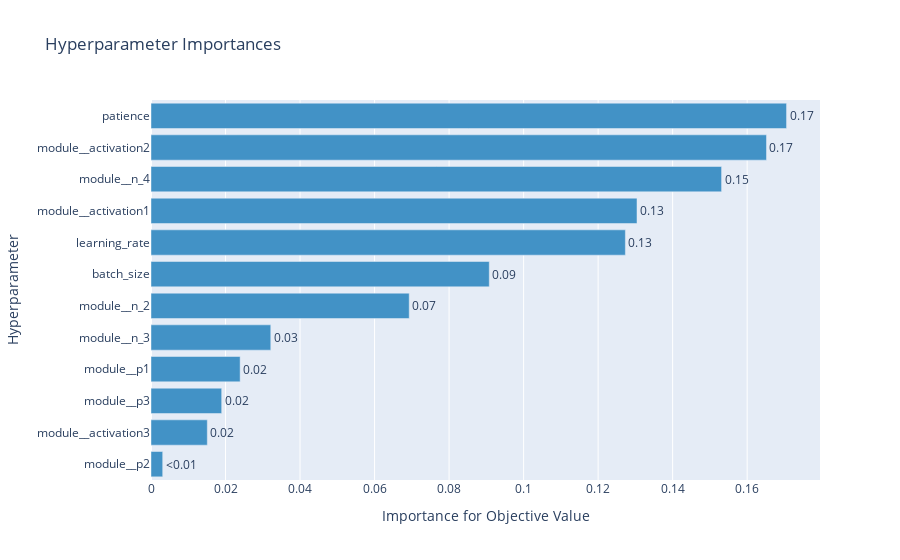

Notebook code for this chart:
### Code cell
optuna.visualization.plot_param_importances(study)

### Figure 1 — Plotly figure (JSON) as saved in the notebook; plotly's stock layout.template omitted (floating-point values rounded to 4 significant figures)
{"data": [{"cliponaxis": false, "hovertemplate": ["module__p2 (FloatDistribution): 0.0031400705482829885<extra></extra>", "module__activation3 (CategoricalDistribution): 0.015109458969633912<extra></extra>", "module__p3 (FloatDistribution): 0.018967698321550718<extra></extra>", "module__p1 (FloatDistribution): 0.023926545629739393<extra></extra>", "module__n_3 (IntDistribution): 0.03214441004322719<extra></extra>", "module__n_2 (IntDistribution): 0.06929702141185475<extra></extra>", "batch_size (IntDistribution): 0.09078533132254192<extra></extra>", "learning_rate (FloatDistribution): 0.12731465260206945<extra></extra>", "module__activation1 (CategoricalDistribution): 0.1304312082219121<extra></extra>", "module__n_4 (IntDistribution): 0.1531304340053122<extra></extra>", "module__activation2 (CategoricalDistribution): 0.16518540476313534<extra></extra>", "patience (IntDistribution): 0.17056776416073982<extra></extra>"], "marker": {"color": "rgb(66,146,198)"}, "orientation": "h", "text": ["<0.01", "0.02", "0.02", "0.02", "0.03", "0.07", "0.09", "0.13", "0.13", "0.15", "0.17", "0.17"], "textposition": "outside", "type": "bar", "x": [0.00314, 0.01511, 0.01897, 0.02393, 0.03214, 0.0693, 0.09079, 0.1273, 0.1304, 0.1531, 0.1652, 0.1706], "y": ["module__p2", "module__activation3", "module__p3", "module__p1", "module__n_3", "module__n_2", "batch_size", "learning_rate", "module__activation1", "module__n_4", "module__activation2", "patience"]}], "layout": {"showlegend": false, "title": {"text": "Hyperparameter Importances"}, "xaxis": {"title": {"text": "Importance for Objective Value"}}, "yaxis": {"title": {"text": "Hyperparameter"}}}}
